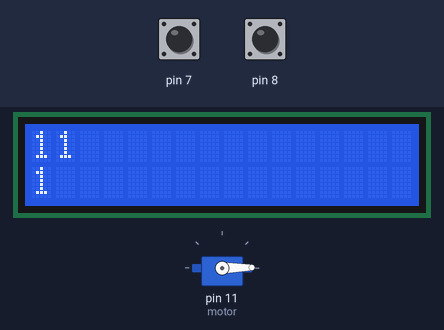
A sketch run on a simulated Arduino Uno, built with avr-gcc and run on an emulated ATmega328P. Shown: 16×2 character LCD, servo. Inputs (shaded band) come from the test bench; at power-on: pin 7 HIGH, pin 8 HIGH.

Above: at 1.2 s.
1.3 s: pin 7 pulled LOW for 1 s
At 3.2 s:
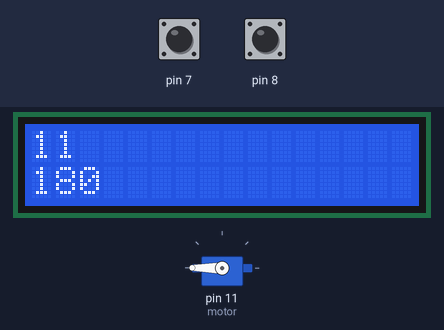
5.3 s: pin 8 pulled LOW for 0.15 s
At 6.8 s:
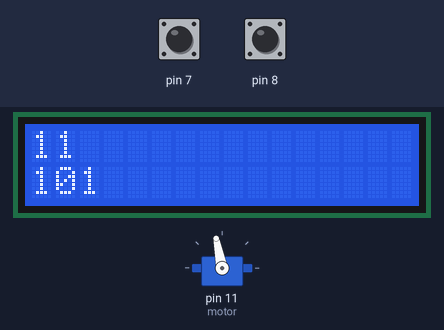
7.1 s: pin 8 pulled LOW for 1 s
At 7.26 s:
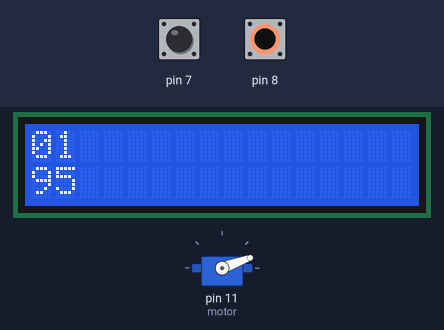
9.6 s: pin 7 pulled LOW for 0.15 s
At 10.9 s:
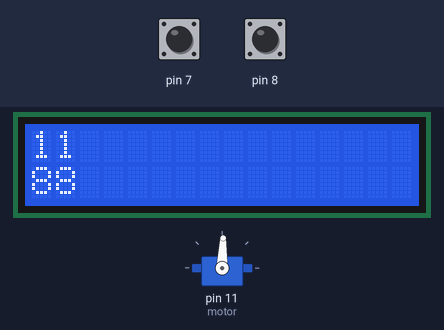
11.4 s: pin 8 pulled LOW for 0.15 s
At 11.57 s:
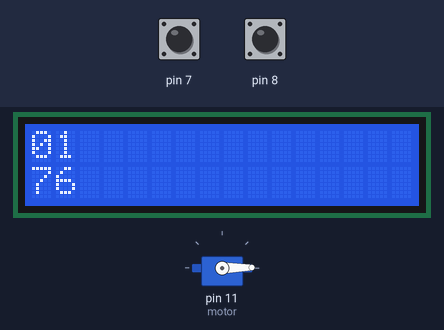
13.2 s: pin 7 pulsed LOW 5 times (0.12 s each, 0.3 s apart)
At 13.96 s:
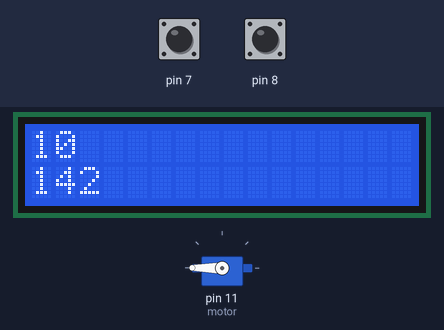
Timing chart, 0 to 16.2 s (numbered marks = the images above; inputs shaded):
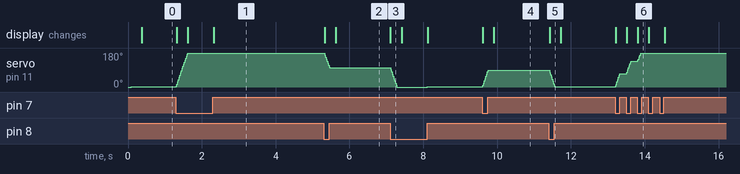

Measured:
- after the input at 1.3 s, servo on pin 11 (motor): moves from 1° to 180° over 0.32 s, starting at once; the display: first changes at once (image 1 shows a later state)
- after the input at 5.3 s, servo on pin 11 (motor): moves from 180° to 101° over 0.16 s, starting at once; the display: first changes at once (image 2 shows a later state)
- after the input at 7.1 s, the display: changes at once (image 3)
- after the input at 9.6 s, servo on pin 11 (motor): 1° → 88° at once; the display: first changes at once (image 4 shows a later state)
- after the input at 11.4 s, servo on pin 11 (motor): 88° → 1° at once; the display: changes at once (image 5)
- after the input at 13.2 s, servo on pin 11 (motor): moves from 1° to 180° over 0.68 s, starting at once; the display: first changes at once (image 6 shows a later state)

The sketch:

sketch_jun14a.ino
```cpp
#include <LiquidCrystal.h>
#include <Servo.h>

Servo motor;
LiquidCrystal lcd(10,9,5,4,3,2);
const int buzzerPin = 10;

void setup()
{
  pinMode(buzzerPin, OUTPUT);
  pinMode(8,INPUT_PULLUP);
  pinMode(7,INPUT_PULLUP);
  lcd.begin(16, 2);
  lcd.clear();
  motor.attach(11);
  motor.write(0);
}
  int rot = 0;
void loop()
{


  lcd.setCursor(0,0);
  lcd.print(digitalRead(8)==HIGH);
  lcd.setCursor(1,0);
  lcd.print(digitalRead(7)==HIGH);
  lcd.setCursor(0,1);
  lcd.print("   ");
  lcd.setCursor(0,1);
  lcd.print(rot);


    motor.write(rot);

  if(digitalRead(7)==HIGH){
    if(rot>0){
      rot--;
    }
  }
  if(digitalRead(8)==HIGH){
    if(rot<180){
      rot++;
    }
  }

}


int freq(char note)
{


  int i;
  const int numNotes = 8;  // number of notes we're storing


  char names[] = { 'c', 'd', 'e', 'f', 'g', 'a', 'b', 'C' };
  int frequencies[] = {262, 294, 330, 349, 392, 440, 494, 523};


  for (i = 0; i < numNotes; i++)
  {
    if (names[i] == note)
    {
      return(frequencies[i]);
    }
  }
  return(0);
}
```
